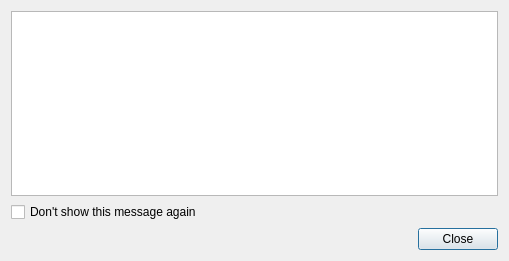
<?xml version="1.0" encoding="UTF-8"?>
<ui version="4.0">
 <class>MessageViewer</class>
 <widget class="QDialog" name="MessageViewer">
  <property name="geometry">
   <rect>
    <x>0</x>
    <y>0</y>
    <width>509</width>
    <height>261</height>
   </rect>
  </property>
  <property name="windowTitle">
   <string>Dialog</string>
  </property>
  <layout class="QGridLayout" name="gridLayout">
   <item row="0" column="0">
    <widget class="QTextEdit" name="txtMessage">
     <property name="lineWidth">
      <number>2</number>
     </property>
     <property name="autoFormatting">
      <set>QTextEdit::AutoNone</set>
     </property>
     <property name="readOnly">
      <bool>true</bool>
     </property>
    </widget>
   </item>
   <item row="1" column="0">
    <widget class="QCheckBox" name="checkBox">
     <property name="text">
      <string>Don't show this message again</string>
     </property>
    </widget>
   </item>
   <item row="2" column="0">
    <widget class="QDialogButtonBox" name="buttonBox">
     <property name="standardButtons">
      <set>QDialogButtonBox::Close</set>
     </property>
    </widget>
   </item>
  </layout>
 </widget>
 <resources/>
 <connections/>
</ui>
